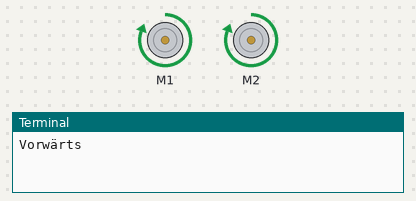
A program run on a simulated Raspberry Pi (BCM pin numbers). On the bench: 2 × DC motor (green arrow = forward, orange = backward, longer = faster), the last lines printed to the terminal. Motors are numbered in the order the program creates them (left before right in a Robot).

Above: at 1.0 s.
At 3.0 s:
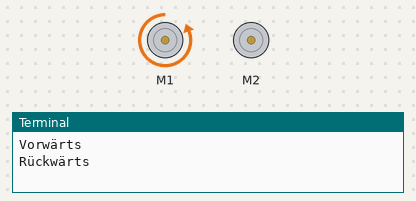
At 5.0 s:
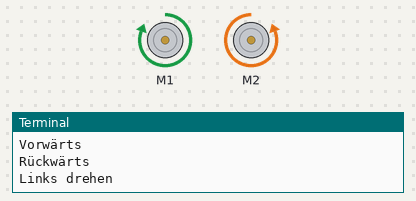
At 7.0 s:
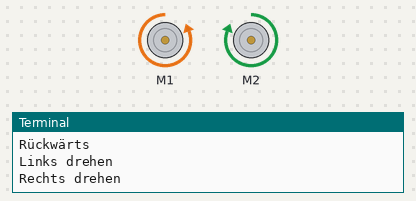
Timing chart, 0 to 10.4 s (numbered marks = the images above):
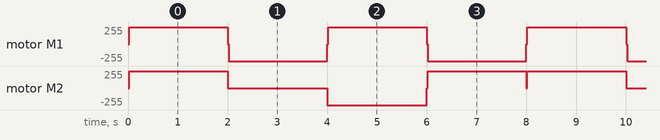

Measured:
- by itself, motor M1: repeats every 4.0 s: stopped 0.02 s, backward 255/255 2.0 s, stopped 0.02 s, forward 255/255 2.0 s
- by itself, motor M2: repeats every 8.0 s: stopped 2.0 s, backward 255/255 2.0 s, 2 × (stopped 0.02 s, forward 255/255 2.0 s)

The program:

PumpenL298N.py
```python
from gpiozero import Motor
from time import sleep

# Definieren Sie die Pins für die Steuerung des ersten Motors (M1)
motor1 = Motor(forward=19, backward=16)

# Definieren Sie die Pins für die Steuerung des zweiten Motors (M2)
motor2 = Motor(forward=26, backward=20)

def move_forward():
    print("Vorwärts")
    motor1.forward()
    motor2.forward()
    sleep(2)
    motor1.stop()
    motor2.stop()

def move_backward():
    print("Rückwärts")
    motor1.backward()
    #otor2.backward()
    sleep(2)
    motor1.stop()
    motor2.stop()

def turn_left():
    print("Links drehen")
    motor1.forward()
    motor2.backward()
    sleep(2)
    motor1.stop()
    motor2.stop()

def turn_right():
    print("Rechts drehen")
    motor1.backward()
    motor2.forward()
    sleep(2)
    motor1.stop()
    motor2.stop()

try:
    while True:
        move_forward()
        move_backward()
        turn_left()
        turn_right()

except KeyboardInterrupt:
    motor1.stop()
    motor2.stop()
```
